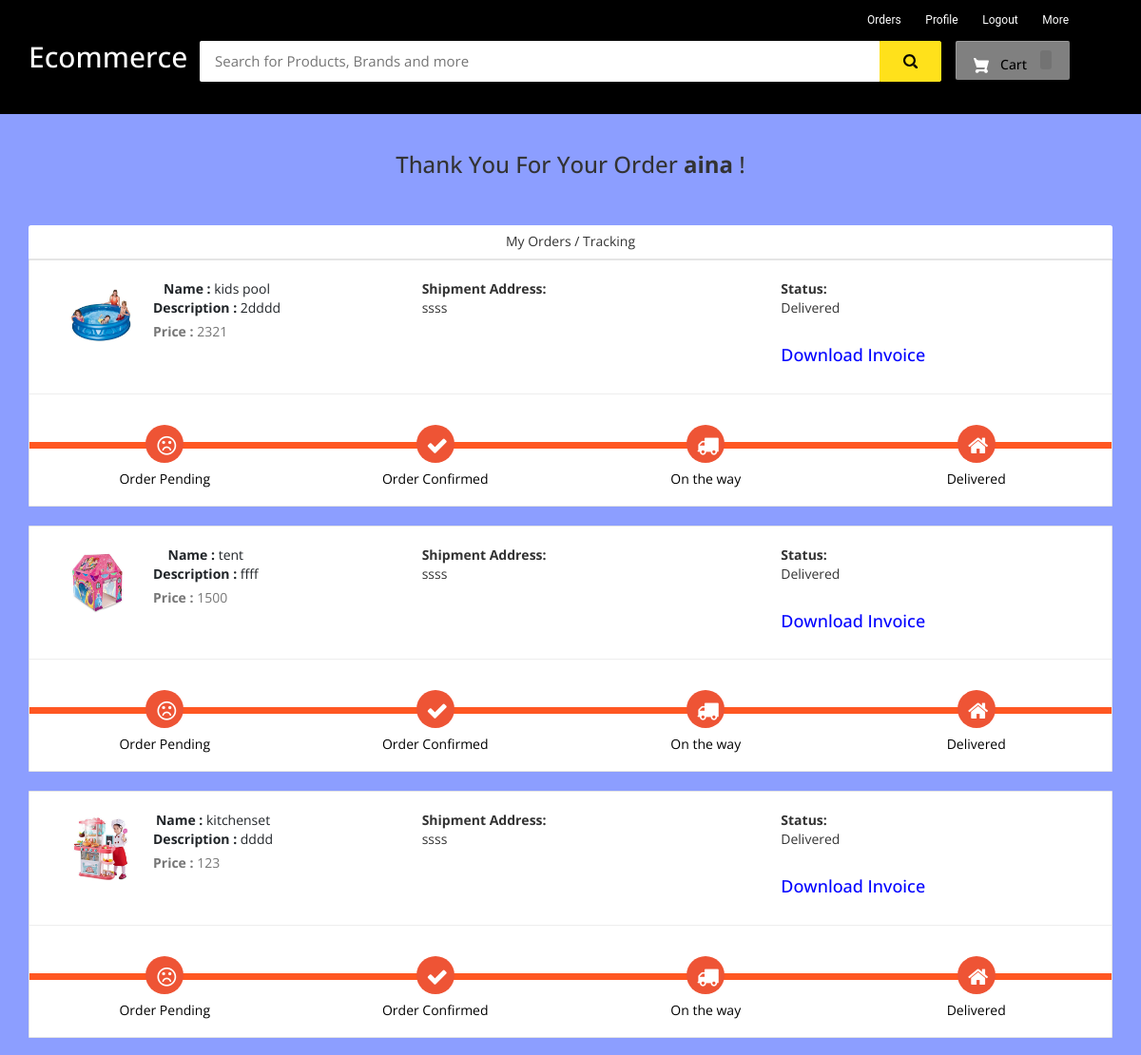
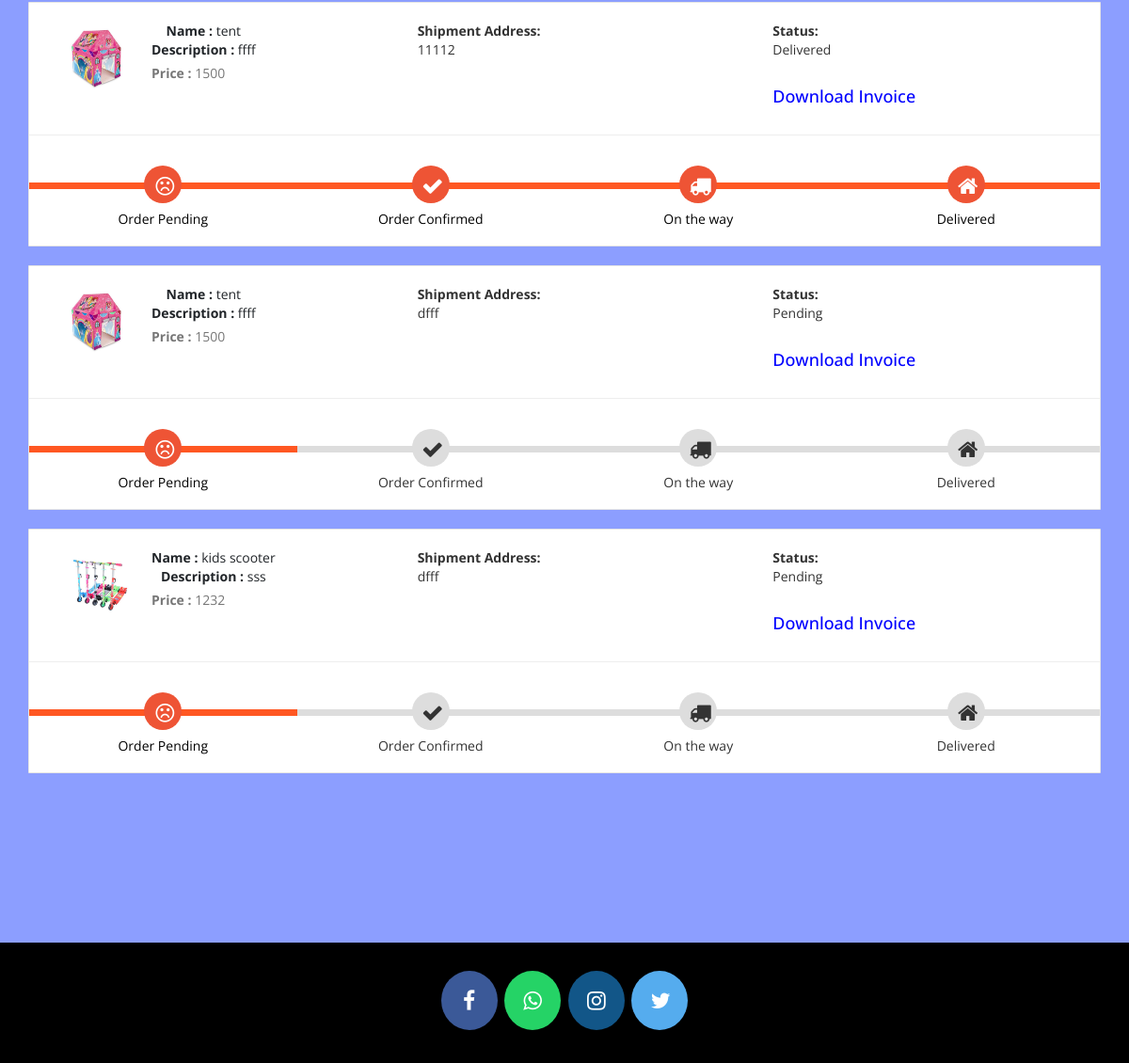
The app's page /my-order (signed in) with its own data (2 pictures, top to bottom).
### ecom/models.py (models this page shows, shortened)
class Product(models.Model):
    name=models.CharField(max_length=40)
    product_image= models.ImageField(upload_to='product_image/',null=True,blank=True)
    price = models.PositiveIntegerField()
    description=models.CharField(max_length=40)

class Orders(models.Model):
    STATUS =(
        ('Pending','Pending'),
        ('Order Confirmed','Order Confirmed'),
        ('Out for Delivery','Out for Delivery'),
        ('Delivered','Delivered'),
    )
    customer=models.ForeignKey('Customer', on_delete=models.CASCADE,null=True)
    product=models.ForeignKey('Product',on_delete=models.CASCADE,null=True)
    email = models.CharField(max_length=50,null=True)
    address = models.CharField(max_length=500,null=True)
    mobile = models.CharField(max_length=20,null=True)
    order_date= models.DateField(auto_now_add=True,null=True)
    status=models.CharField(max_length=50,null=True,choices=STATUS)

### ecom/views.py (the view)
# urls.py: path('my-order', views.my_order_view,name='my-order'),
@login_required(login_url='customerlogin')
@user_passes_test(is_customer)
def my_order_view(request):
    customer=models.Customer.objects.get(user_id=request.user.id)
    orders=models.Orders.objects.all().filter(customer_id = customer)
    ordered_products=[]
    for order in orders:
        ordered_product=models.Product.objects.all().filter(id=order.product.id)
        ordered_products.append(ordered_product)
    return render(request,'ecom/my_order.html',{'data':zip(ordered_products,orders)})

### ecom/views.py (called while the page is built)
def is_customer(user):
    return user.groups.filter(name='CUSTOMER').exists()

### templates/ecom/my_order.html (shortened to what this page needs)
{% extends 'ecom/customer_base.html' %}
{% load static %}
{% block content %}
<br>
<h3 style="text-align:center;">Thank You For Your Order  <strong>{{request.user}}</strong> !</h3> <br><br>
<div class="container">
    <header class="card-header" style="text-align:center;"> My Orders / Tracking </header>
    {% for products,order in data %}
    <article class="card">
        <div class="card-body">
            <ul class="row" style="margin-left:20px;margin-top:20px;">
                <li class="col-md-4">
                  <figure class="itemside mb-3">
                    {%for product in products%}
                      <div class="aside"><img src="{% static product.product_image.url %}" class="img-sm border"></div>
                      <figcaption class="info align-self-center">
                          <p class="title"><strong>Name : </strong>{{product.name}} <br> <strong>Description : </strong>{{product.description}}</p> <span class="text-muted"><strong>Price : </strong>{{product.price}} </span>
                      </figcaption>
                  </figure>
                </li>
                <li class="col-md-4">
                    <div class="col"> <strong>Shipment Address:</strong> <br> {{order.address}}</div>
                </li>
                <li class="col-md-4">
                    <div class="col"> <strong>Status:</strong> <br> {{order.status}} </div> <br>
                    <h4><a style="text-decoration:none; color:blue;" href="{% url 'download-invoice' order.id product.id  %}" >Download Invoice</a></h4>
                </li>
                {%endfor%}
            </ul>
            <hr>
            <div class="track">
                {%if order.status == 'Pending' %}
                <div class="step active"> <span class="icon"> <i style="padding-top:5px; padding-right:20px;" class="fa fa-frown-o"></i> </span> <span class="text">Order Pending</span> </div>
                <div class="step "> <span class="icon"> <i style="padding-top:5px; padding-right:20px;" class="fa fa-check"></i> </span> <span class="text"> Order Confirmed</span> </div>
                <div class="step "> <span class="icon"> <i style="padding-top:5px; padding-right:20px;" class="fa fa-truck"></i> </span> <span class="text"> On the way </span> </div>
                <div class="step "> <span class="icon"> <i style="padding-top:5px; padding-right:20px;" class="fa fa-home"></i> </span> <span class="text">Delivered</span> </div>
                {%else%}
                <div class="step active"> <span class="icon"> <i style="padding-top:5px; padding-right:20px;" class="fa fa-frown-o"></i> </span> <span class="text">Order Pending</span> </div>
                <div class="step active"> <span class="icon"> <i style="padding-top:5px; padding-right:20px;" class="fa fa-check"></i> </span> <span class="text"> Order Confirmed</span> </div>
                <div class="step active"> <span class="icon"> <i style="padding-top:5px; padding-right:20px;" class="fa fa-truck"></i> </span> <span class="text"> On the way </span> </div>
                <div class="step active"> <span class="icon"> <i style="padding-top:5px; padding-right:20px;" class="fa fa-home"></i> </span> <span class="text">Delivered</span> </div>
                {%endif%}
            </div>
        </div>
    </article><br>
    {%endfor%}
</div>
<br><br><br><br><br>
{% endblock content %}

### templates/ecom/customer_base.html (shortened to what this page needs)
<html>
{% load static %}
<head>
<link rel="stylesheet" href="https://maxcdn.bootstrapcdn.com/bootstrap/3.3.0/css/bootstrap.min.css">
<link rel="stylesheet" href="https://maxcdn.bootstrapcdn.com/font-awesome/4.7.0/css/font-awesome.min.css">
</head>
<body>
<div id="navbar">
    <div class="container">
        <div class="row row1">
            <ul class="largenav pull-right">
                <li class="upper-links"><a class="links" href="/my-order">Orders</a></li>
                <li class="upper-links"><a class="links" href="/my-profile">Profile</a></li>
                  <li class="upper-links"><a class="links" href="/logout">Logout</a></li>
                <li class="upper-links dropdown"><a class="links" href="">More</a>
                </li>
            </ul>
        </div>
        <div class="row row2">
            <div class="col-sm-2">
                <h2 style="margin:0px;"><a style="text-decoration:none; color:white;" href="/"><span class="largenav">Ecommerce </span></a></h2>
            </div>
            <div class="navbar-search smallsearch col-sm-8 col-xs-11">
              <form  action="/search" method="get">
                <div class="row"> <input class="navbar-input col-xs-11" type="search" placeholder="Search for Products, Brands and more" name="query" id="query">
                  <button class="navbar-button col-xs-1" type="submit">
                  </button>
                </div>
              </form>
            </div>
            <div class="cart1 largenav col-sm-2"> <a class="cart-button" href="/cart">  Cart <span class="item-number ">{{ product_count_in_cart }}</span> </a> </div>
        </div>
    </div>
</div>
{% block content %}
{% endblock content %}
<br><br><br>
<footer>
  <p>
    <a id="ftr" href="https://facebook.com/sumit.luv/" class="fa fa-facebook"></a>
    <a id="ftr" href="https://api.whatsapp.com/send?phone=919572181024&text=Hello%20Sumit.%0d%0aHow%20are%20you%20%3f%0d%0aI%20came%20from%20your%20website.&source=&data=#" class="fa fa-whatsapp"></a>
    <a id="ftr" href="https://instagram.com/sumit.luv" class="fa fa-instagram"></a>
    <a id="ftr" href="https://twitter.com/sumitkumar1503" class="fa fa-twitter"></a>
  </p>
  <br>
</footer>
</body>
</html>

### templates/ecom/customer_base.html (style rules this page uses)
body { background-color: #ebe0e0 }
#navbar { background-color: #000; color: black; }
.row1 { padding-top: 10px; padding-right: 50px }
.row2 { padding-bottom: 20px }
.navbar-input { padding: 11px 16px; border-radius: 2px 0 0 2px; border: 0 none; outline: 0 none; font-size: 15px }
.navbar-button { background-color: #ffe11b; border: 1px solid #ffe11b; border-radius: 0 2px 2px 0; color: #565656; padding: 10px 0; height: 43px; cursor: pointer }
.cart-button { background-color: #808080; box-shadow: 0 4px 4px 0 rgba(0, 0, 0, .23), inset 1px 1px 0 0 hsla(0, 0%, 100%, .2); padding: 10px 0; text-align: center; height: 41px; border-radius: 2px; font-weight: 500; width: 120px; display: inline-block; color: #FFFFFF; text-decoration: none; color: inherit; border: none; outline: none }
.cart-svg { display: inline-block; width: 16px; height: 16px; vertical-align: middle; margin-right: 8px }
.item-number { border-radius: 3px; background-color: rgba(0, 0, 0, .1); height: 20px; padding: 3px 6px; font-weight: 500; display: inline-block; color: #fff; line-height: 12px; margin-left: 10px }
.upper-links { display: inline-block; padding: 0 11px; line-height: 23px; font-family: 'Roboto', sans-serif; letter-spacing: 0; color: inherit; border: none; outline: none; font-size: 12px }
.dropdown { position: relative; display: inline-block; margin-bottom: 0px }
.links { color: #fff; text-decoration: none }
.largenav { display: none }
.smallsearch { margin-left: 15px; margin-top: 15px }
footer { padding: 0px 0px 0px 0px; background-color: black; margin: 0px; }
#ftr { padding: 20px; }
.fa { font-size: 23px; width: 60px; text-align: center; text-decoration: none; margin: 5px 2px; border-radius: 50%; }
.fa-facebook { background: #3B5998; color: white; margin-top: 30px; }
.fa-whatsapp { background: #25d366; color: white; }
.fa-twitter { background: #55ACEE; color: white; }
.fa-instagram { background: #125688; color: white; }
p { text-align: center; }
@media screen and (min-width: 768px) { .largenav { display: block } }
@media screen and (min-width: 768px) { .smallsearch { margin: 0px } }

### templates/ecom/my_order.html (style rules this page uses)
body { background-color: #8C9EFF; font-family: 'Open Sans', serif }
.container { margin-top: 0px; margin-bottom: 0px }
.card { position: relative; display: -webkit-box; display: -ms-flexbox; display: flex; -webkit-box-orient: vertical; -webkit-box-direction: normal; -ms-flex-direction: column; flex-direction: column; min-width: 0; word-wrap: break-word; background-color: #fff; background-clip: border-box; border: 1px solid rgba(0, 0, 0, 0.1); border-radius: 0.10rem }
.card-header:first-child { border-radius: calc(0.37rem - 1px) calc(0.37rem - 1px) 0 0 }
.card-header { padding: 0.75rem 1.25rem; margin-bottom: 0; background-color: #fff; border-bottom: 1px solid rgba(0, 0, 0, 0.1) }
.track { position: relative; background-color: #ddd; height: 7px; display: -webkit-box; display: -ms-flexbox; display: flex; margin-bottom: 60px; margin-top: 50px }
.track .step { -webkit-box-flex: 1; -ms-flex-positive: 1; flex-grow: 1; width: 25%; margin-top: -18px; text-align: center; position: relative }
.track .step.active:before { background: #FF5722 }
.track .step::before { height: 7px; position: absolute; content: ""; width: 100%; left: 0; top: 18px }
.track .step.active .icon { background: #ee5435; color: #fff }
.track .icon { display: inline-block; width: 40px; height: 40px; line-height: 40px; position: relative; border-radius: 100%; background: #ddd }
.track .step.active .text { font-weight: 400; color: #000 }
.track .text { display: block; margin-top: 7px }
.itemside { position: relative; display: -webkit-box; display: -ms-flexbox; display: flex; width: 100% }
.itemside .aside { position: relative; -ms-flex-negative: 0; flex-shrink: 0 }
.img-sm { width: 80px; height: 80px; padding: 7px }
ul.row, ul.row-sm { list-style: none; padding: 0 }
.itemside .info { padding-left: 15px; padding-right: 7px }
.itemside .title { display: block; margin-bottom: 5px; color: #212529 }
p { margin-top: 0; margin-bottom: 1rem }

### records on screen
Orders: address "ssss", status "Delivered", shows "Order Pending"
Product: product_image (picture), name "kids pool", description "2dddd", price "2321"
Orders: address "ssss", status "Delivered", shows "Order Pending"
Product: product_image (picture), name "tent", description "ffff", price "1500"
Orders: address "ssss", status "Delivered", shows "Order Pending"
Product: product_image (picture), name "kitchenset", description "dddd", price "123"
Orders: address "11112", status "Delivered", shows "Order Pending"
Orders: address "dfff", status "Pending", shows "Order Pending"
Orders: address "dfff", status "Pending", shows "Order Pending"
Product: product_image (picture), name "kids scooter", description "sss", price "1232"

### other values on screen
{{ request.user }} "aina"
